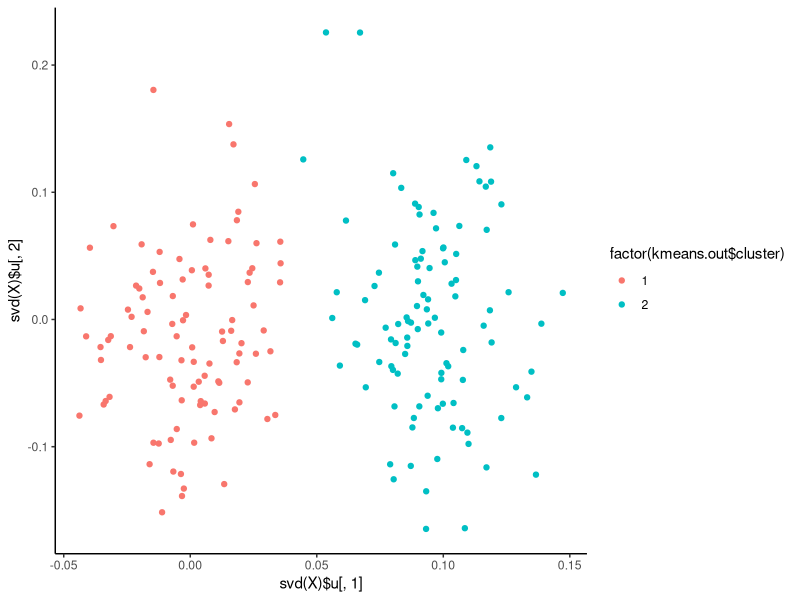
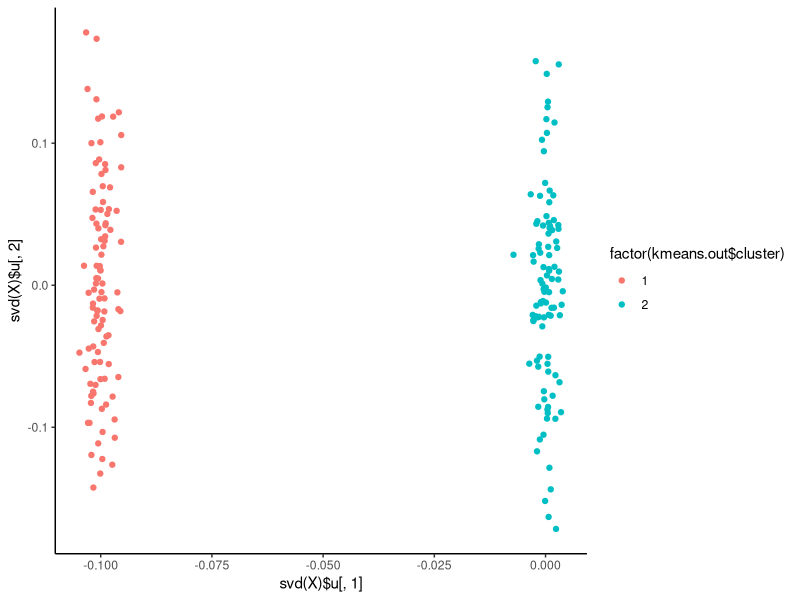
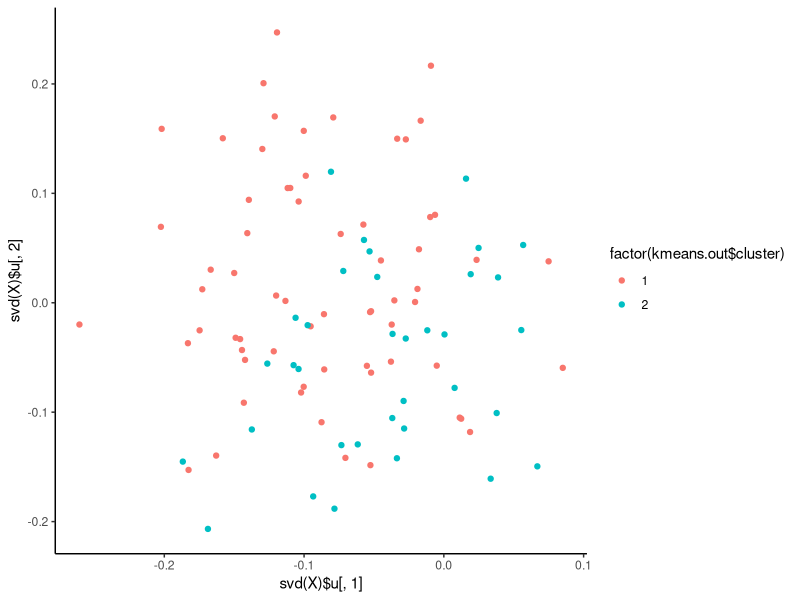
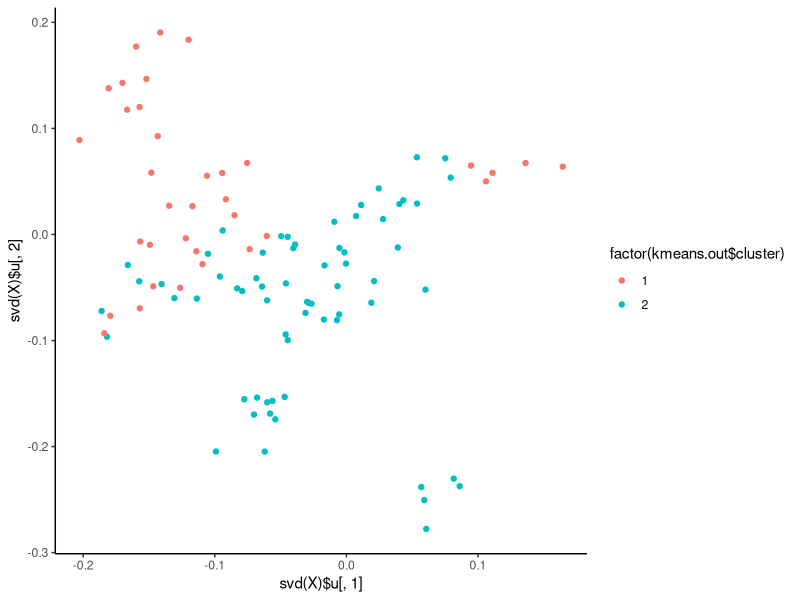
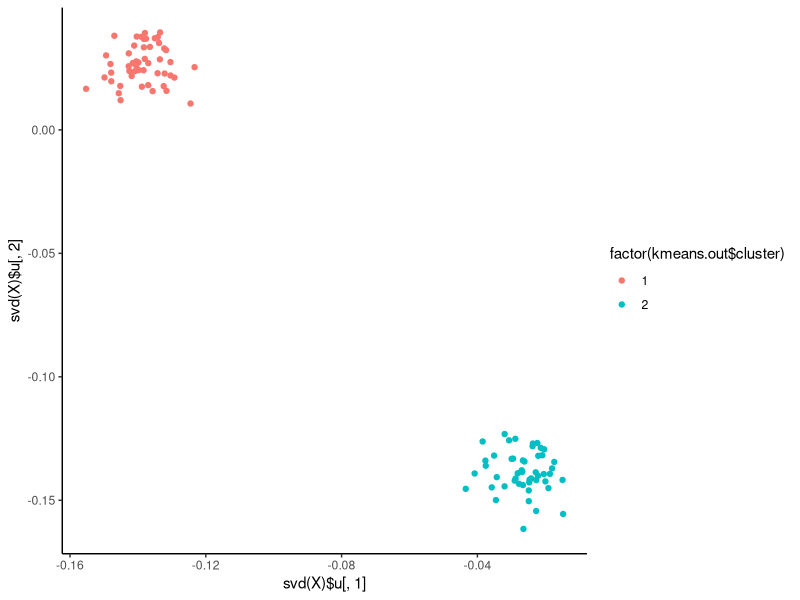

Source code (R) for these figures, in order:
rm(list = ls())

library(MASS)
library(ggplot2)
library(Matrix)

###### 2 groups, uncorrelated samples, low dimensional
n <- 100
p <- 50
X <- rbind(matrix(rnorm(n * p / 2, mean = 1), nrow = n, ncol = p/2),
           matrix(rnorm(n * p / 2, mean = 0), nrow = n, ncol = p/2))
kmeans.out <- kmeans(X, centers = 2)
qplot(svd(X)$u[,1], svd(X)$u[,2],
      col = factor(kmeans.out$cluster)) +
  theme_classic()

##### 2 groups, uncorrelated, high dim
n <- 100
p <- 5000
X <- rbind(matrix(rnorm(n * p / 2, mean = 1), nrow = n, ncol = p/2),
           matrix(rnorm(n * p / 2, mean = 0), nrow = n, ncol = p/2))
kmeans.out <- kmeans(X, centers = 2)
qplot(svd(X)$u[,1], svd(X)$u[,2],
      col = factor(kmeans.out$cluster)) +
  theme_classic()

##### 2 groups, "sibling" correlated samples, low dim
n <- 100
p <- 50
rho <- 0.9
Sigma = bdiag(lapply(1:(n/2), function(i){
 matrix(c(1, rho, rho, 1), nrow = 2, ncol = 2)
}))
X <- t(mvrnorm(n = p, mu = rep(c(0.35, 0), n/2), ## one sibling in each group
        Sigma = Sigma))
kmeans.out <- kmeans(X, centers = 2)
qplot(svd(X)$u[,1], svd(X)$u[,2],
      col = factor(kmeans.out$cluster)) +
  theme_classic()

##### 2 groups, "family" correlated samples, low dim
n <- 100
p <- 50
rho <- 0.9
Sigma = bdiag(lapply(1:(n/5), function(i){
 I <- (1-rho) * diag(5)
 ones <- rho * rep(1 ,5) %*% t(rep(1, 5))
 I + ones
}))
X <- t(mvrnorm(n = p, mu = rep(c(0.25, 0), n/2),
        Sigma = Sigma))
kmeans.out <- kmeans(X, centers = 2)
qplot(svd(X)$u[,1], svd(X)$u[,2],
      col = factor(kmeans.out$cluster)) +
  theme_classic()

#### 2 groups, two correlated blocks, low dim
n <- 100
p <- 50
rho <- 0.9
Sigma <- bdiag(lapply(1:2, function(i){
 I <- (1-rho) * diag(n/2)
 ones <- rho * rep(1 ,n/2) %*% t(rep(1, n/2))
 I + ones
}))
X <- t(mvrnorm(n = p, mu = c(rep(0.1, n/2), rep(0,n/2)),
        Sigma = Sigma))
kmeans.out <- kmeans(X, centers = 2)
qplot(svd(X)$u[,1], svd(X)$u[,2],
      col = factor(kmeans.out$cluster)) +
  theme_classic()
